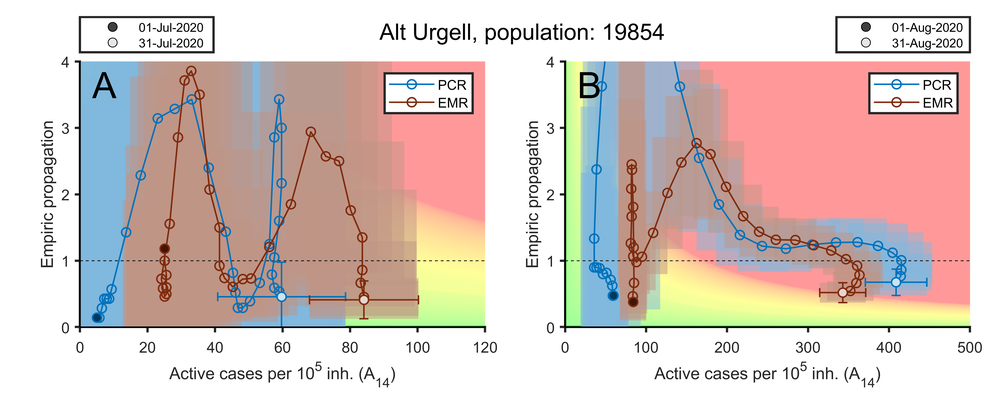
%> input picture Figures&Tables/Appendix_DR/DR_01.png, 1000 x 409 px, shrunk from 5500 x 2250 before the run; its folder holds 4 pictures in this run
$ octave print_DR.m   (GNU Octave 9; MATLAB toolbox functions it lacks are replaced by stand-ins)
%> lines starting %> are read from the running program, lines starting %| are printed output that depends on the picture
close all
clear all

f = dir('./Figures&Tables/Appendix_DR/DR_*');

for k = 1:round(length(f)/4)

    I1 = imread([f(4*(k-1)+1).folder '/' f(4*(k-1)+1).name]);
%> I1 is the input picture: size 409x1000x3 uint8; mean R, G, B 218, 202, 196.9
    I2 = imread([f(4*(k-1)+2).folder '/' f(4*(k-1)+2).name]);
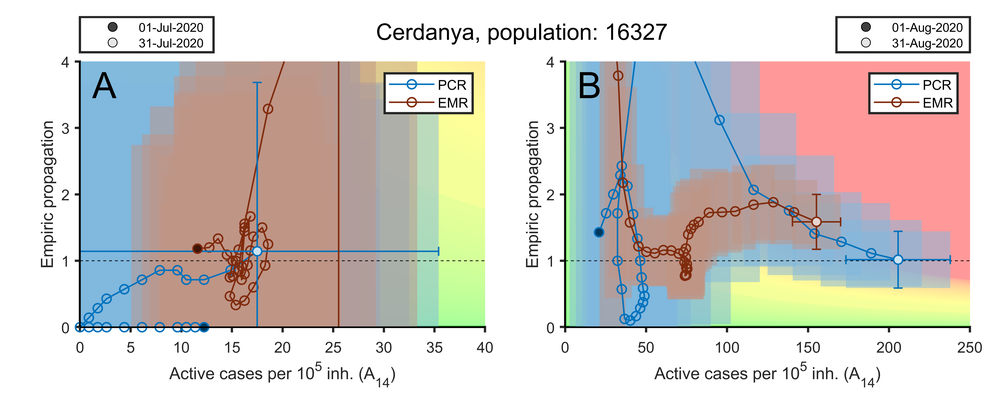
%> input picture Figures&Tables/Appendix_DR/DR_02.png, 1000 x 409 px, shrunk from 5500 x 2250 before the run
%> I2 is the input picture: size 409x1000x3 uint8; mean R, G, B 209.9, 205.7, 201.9
    I3 = imread([f(4*(k-1)+3).folder '/' f(4*(k-1)+3).name]);
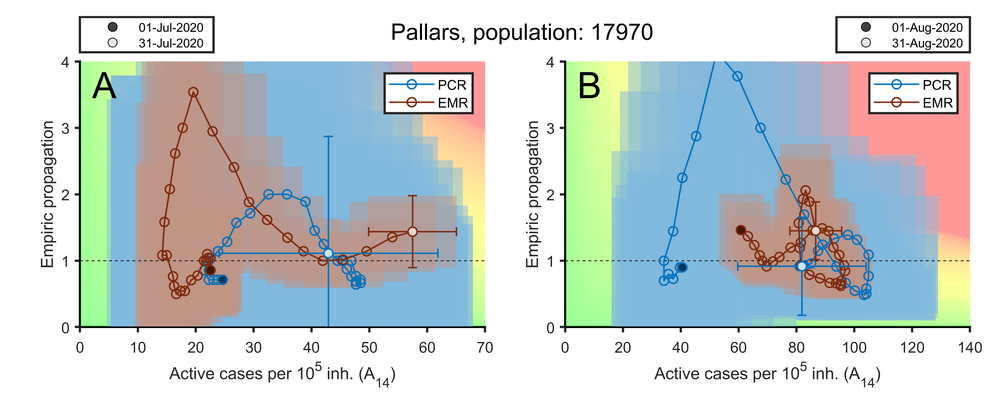
%> input picture Figures&Tables/Appendix_DR/DR_03.png, 1000 x 409 px, shrunk from 5500 x 2250 before the run
%> I3 is the input picture: size 409x1000x3 uint8; mean R, G, B 201.1, 209.1, 209.4
    I4 = imread([f(4*(k-1)+4).folder '/' f(4*(k-1)+4).name]);
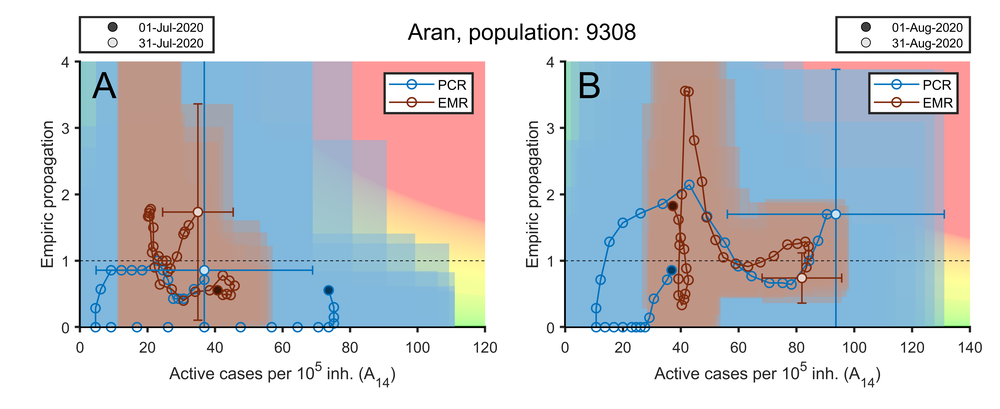
%> input picture Figures&Tables/Appendix_DR/DR_04.png, 1000 x 409 px, shrunk from 5500 x 2250 before the run
%> I4 is the input picture: size 409x1000x3 uint8; mean R, G, B 202, 204.5, 210.1

    h = 2;
    lx = 3/h;
    uy = 2.7/h;
    DX = 15/h;
    DY = 6/h;

    fi = figure(1);
    clf
    fi.Units = 'centimeters';
    fi.Position = [0 0 21/h 29.7/h];
    ax = axes('Units','centimeters','Position',[lx uy+3*DY DX DY]);
    imagesc(I1)
    axis off
    ax = axes('Units','centimeters','Position',[lx uy+2*DY DX DY]);
    imagesc(I2)
    axis off
    ax = axes('Units','centimeters','Position',[lx uy+1*DY DX DY]);
    imagesc(I3)
    axis off
    ax = axes('Units','centimeters','Position',[lx uy+0*DY DX DY]);
    imagesc(I4)
    axis off

    print(fi,['./Figures&Tables/Appendix_DR/Fig' num2str(k,'%02u') '.pdf'],'-dpdf','-fillpage')

end

append_pdfs('./Figures&Tables/Appendix_DR.pdf','./Figures&Tables/Appendix_DR/Fig01.pdf',...
    './Figures&Tables/Appendix_DR/Fig02.pdf','./Figures&Tables/Appendix_DR/Fig03.pdf',...
    './Figures&Tables/Appendix_DR/Fig04.pdf','./Figures&Tables/Appendix_DR/Fig05.pdf',...
    './Figures&Tables/Appendix_DR/Fig06.pdf','./Figures&Tables/Appendix_DR/Fig07.pdf',...
    './Figures&Tables/Appendix_DR/Fig08.pdf','./Figures&Tables/Appendix_DR/Fig09.pdf',...
    './Figures&Tables/Appendix_DR/Fig10.pdf','./Figures&Tables/Appendix_DR/Fig11.pdf')
%> (this line was passed over: append_pdfs is not available in this run)
